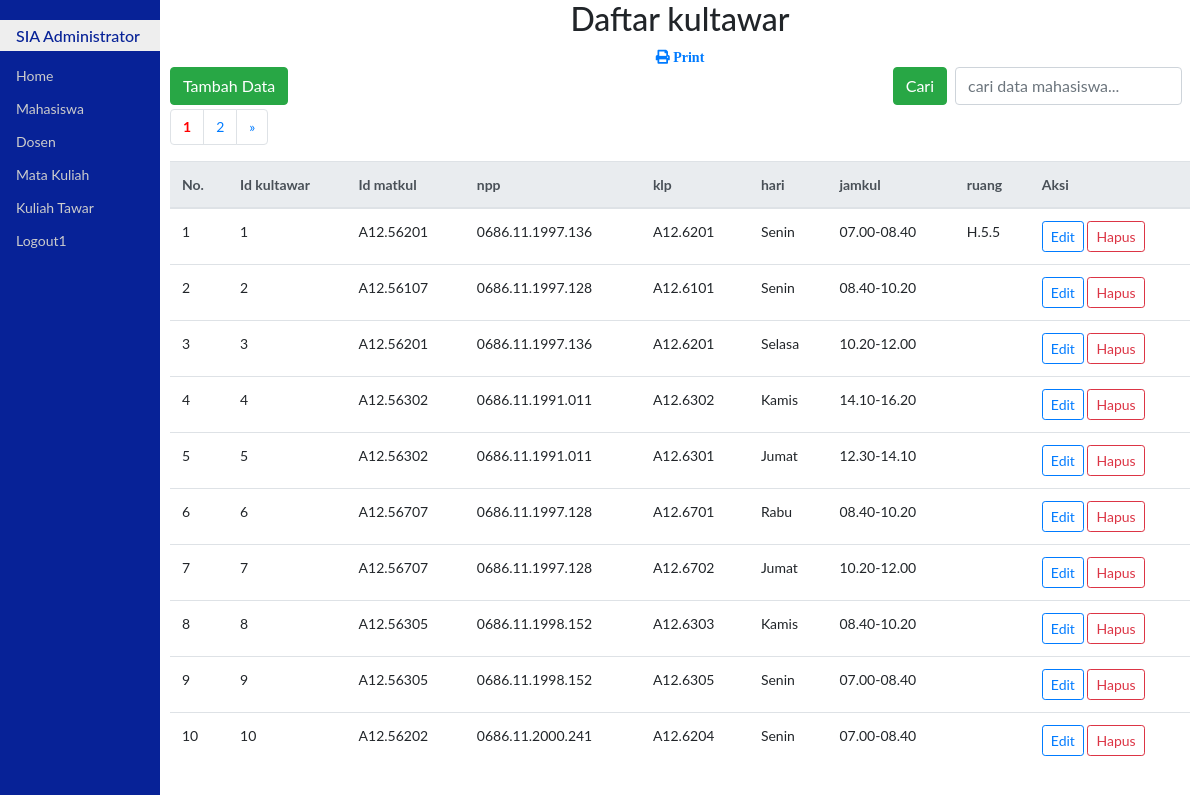
Screenshot of /weblanjut/updateTawar.php with the database file from the repository.
### tables this page shows
CREATE TABLE `kultawar` (
  `idkultawar` int(11) NOT NULL AUTO_INCREMENT,
  `idmatkul` char(10) DEFAULT NULL,
  `npp` char(16) DEFAULT NULL,
  `klp` char(10) DEFAULT NULL,
  `hari` varchar(10) DEFAULT NULL,
  `jamkul` char(13) DEFAULT NULL,
  `ruang` char(6) DEFAULT NULL,
  PRIMARY KEY (`idkultawar`)
);

### weblanjut/fungsi.php (called while the page is built, shortened)
<?php
function encryptid($id)
{
    $enc = base64_encode(rand() * strtotime(date("H:i:s"))."-".$id);
    return $enc;
}
?>

### weblanjut/updateTawar.php (the view, shortened to what this page needs)
<!DOCTYPE html>
<html>
<head>
	<link rel="stylesheet" type="text/css" href="bootstrap4/css/bootstrap.css">
	<link rel="stylesheet" type="text/css" href="css/styleku.css">
	<link rel="stylesheet" href="https://use.fontawesome.com/releases/v5.7.0/css/all.css">
</head>
<body>
<?php
require "fungsi.php";
$jmlDataPerHal = 10;
if (isset($_POST['cari'])){
	$cari=$_POST['cari'];
	$sql="select * from kultawar where idkultawar like'%$cari%' or
						  idmatkul like '%$cari%' or
						  npp like '%$cari%'";
}else{
	$sql="select * from kultawar";
}
$qry = mysqli_query($koneksi,$sql) or die(mysqli_error($koneksi));
$jmlData = mysqli_num_rows($qry);
$jmlHal = ceil($jmlData / $jmlDataPerHal);
if (isset($_GET['hal'])){
	$halAktif=$_GET['hal'];
}else{
	$halAktif=1;
}
$awalData=($jmlDataPerHal * $halAktif)-$jmlDataPerHal;
$kosong=false;
if (isset($_POST['cari'])){
	$cari=$_POST['cari'];
	$sql="select * from kultawar where idkultawar like'%$cari%' or
						  idmatkul like '%$cari%' or
						  npp like '%$cari%'
						  limit $awalData,$jmlDataPerHal";
}else{
	$sql="select * from kultawar limit $awalData,$jmlDataPerHal";
}
$hasil=mysqli_query($koneksi,$sql) or die(mysqli_error($koneksi));
?>
<div class="utama">
	<h2 class="text-center">Daftar kultawar</h2>
	<div class="text-center"><a href="prnkultawarPdf.php"><span class="fas fa-print">&nbsp;Print</span></a></div>
	<span class="float-left">
		<a class="btn btn-success" href="addkultawar.php">Tambah Data</a>
	</span>
	<span class="float-right">
		<form action="" method="post" class="form-inline">
			<button class="btn btn-success" type="submit">Cari</button>
			<input class="form-control mr-2 ml-2" type="text" name="cari" placeholder="cari data mahasiswa..." autofocus autocomplete="off">
		</form>
	</span>
	<br><br>
	<ul class="pagination">
		<?php
		for($i=1;$i<=$jmlHal;$i++){
			if ($i==$halAktif){
				echo "<li class='page-item'><a class='page-link' href=?hal=$i style='font-weight:bold;color:red;'>$i</a></li>";
			}else{
				echo "<li class='page-item'><a class='page-link' href=?hal=$i>$i</a></li>";
			}
		}
		if ($halAktif<$jmlHal){
			$forward=$halAktif+1;
			echo "<li class='page-item'><a class='page-link' href=?hal=$forward>&raquo;</a></li>";
		}
		?>
	</ul>
	<table class="table table-hover">
	<thead class="thead-light">
	<tr>
		<th>No.</th>
		<th>Id kultawar</th>
		<th>Id matkul</th>
		<th>npp</th>
		<th>klp</th>
        <th>hari</th>
        <th>jamkul</th>
        <th>ruang</th>
        <th>Aksi</th>
	</tr>
	</thead>
	<tbody>
	<?php
	if ($kosong){
		?>
		<tr><th colspan="6">
			<div class="alert alert-info alert-dismissible fade show text-center">
			Data tidak ada
			</div>
		</th></tr>
		<?php
	}else{
		if($awalData==0){
			$no=$awalData+1;
		}else{
			$no=$awalData;
		}
		while($row=mysqli_fetch_assoc($hasil)){
			?>
			<tr>
				<td><?php echo $no?></td>
				<td><?php echo $row["idkultawar"]?></td>
				<td><?php echo $row["idmatkul"]?></td>
				<td><?php echo $row["npp"]?></td>
				<td><?php echo $row["klp"]?></td>
                <td><?php echo $row["hari"]?></td>
                <td><?php echo $row["jamkul"]?></td>
                <td><?php echo $row["ruang"]?></td>
				<td>
				<a class="btn btn-outline-primary btn-sm" href="editkultawar.php?kode=<?php echo encryptid($row['idkultawar'])?>">Edit</a>
				<a class="btn btn-outline-danger btn-sm" href="hpsKultawar.php?kode=<?php echo encryptid($row["idkultawar"])?>" id="linkHps" onclick="return confirm('Yakin dihapus nih?')">Hapus</a>
				</td>
			</tr>
			<?php
			$no++;
		}
	}
	?>
	</tbody>
	</table>
</div>
</body>
</html>

### weblanjut/css/styleku.css (style rules this page uses)
body { font-family: "Lato", sans-serif; }
.menusamping { height: 100%; width: 160px; position: fixed; z-index: 1; top: 0; left: 0; background-color: #072297; overflow-x: hidden; padding-top: 20px; }
.menusamping a { padding: 6px 8px 6px 16px; text-decoration: none; font-size: 14px; color: #ccc; display: block; }
.menusamping h1 { padding: 6px 8px 6px 16px; text-decoration: none; font-size: 16px; color: #072297; background-color: #eee; display: block; }
.utama { margin-left: 160px; font-size: 14px; padding: 0px 10px; }

### rows the page displays
kultawar: idkultawar "1", idmatkul "A12.56201", npp "0686.11.1997.136", klp "A12.6201", hari "Senin", jamkul "07.00-08.40", ruang "H.5.5"
kultawar: idkultawar "2", idmatkul "A12.56107", npp "0686.11.1997.128", klp "A12.6101", hari "Senin", jamkul "08.40-10.20"
kultawar: idkultawar "3", idmatkul "A12.56201", npp "0686.11.1997.136", klp "A12.6201", hari "Selasa", jamkul "10.20-12.00"
kultawar: idkultawar "4", idmatkul "A12.56302", npp "0686.11.1991.011", klp "A12.6302", hari "Kamis", jamkul "14.10-16.20"
kultawar: idkultawar "5", idmatkul "A12.56302", npp "0686.11.1991.011", klp "A12.6301", hari "Jumat", jamkul "12.30-14.10"
kultawar: idkultawar "6", idmatkul "A12.56707", npp "0686.11.1997.128", klp "A12.6701", hari "Rabu", jamkul "08.40-10.20"
kultawar: idkultawar "7", idmatkul "A12.56707", npp "0686.11.1997.128", klp "A12.6702", hari "Jumat", jamkul "10.20-12.00"
kultawar: idkultawar "8", idmatkul "A12.56305", npp "0686.11.1998.152", klp "A12.6303", hari "Kamis", jamkul "08.40-10.20"
kultawar: idkultawar "9", idmatkul "A12.56305", npp "0686.11.1998.152", klp "A12.6305", hari "Senin", jamkul "07.00-08.40"
kultawar: idkultawar "10", idmatkul "A12.56202", npp "0686.11.2000.241", klp "A12.6204", hari "Senin", jamkul "07.00-08.40"
